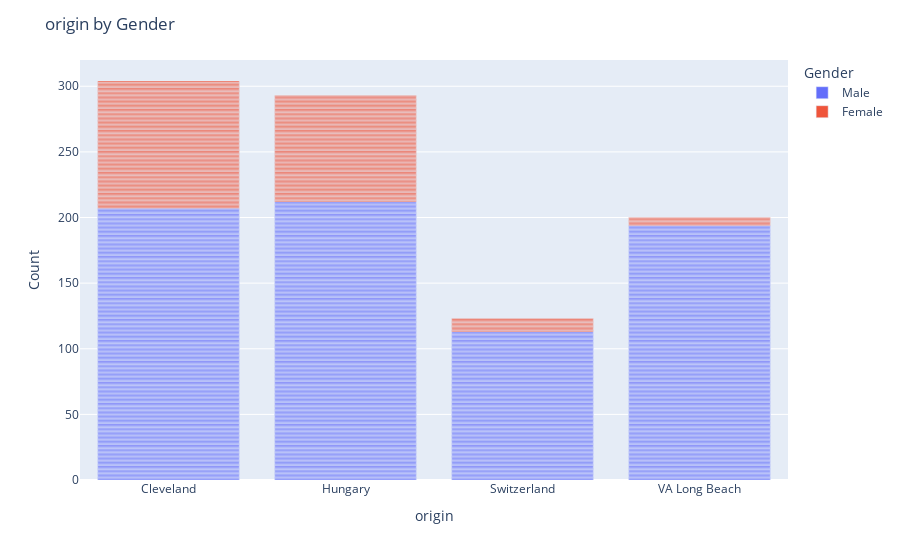

The notebook cell saved with this chart:
### Code cell
# countplot  using plotly

fig = px.bar(df, x='origin' ,color='sex')
fig.update_layout(title='origin by Gender', xaxis_title='origin', yaxis_title='Count', legend_title='Gender')
fig.show()

# Print the value count of dataset column grouped by sex 

print(df.groupby('origin')['sex'].value_counts())
print('-------------------------------------------------')

### Figure 1 — Plotly figure (JSON) as saved in the notebook; plotly's stock layout.template omitted (floating-point values rounded to 4 significant figures; data arrays with more than 128 entries replaced by an {"elided": "..."} marker saying what was removed)
{"data": [{"alignmentgroup": "True", "hovertemplate": "sex=Male<br>origin=%{x}<br>count=%{y}<extra></extra>", "legendgroup": "Male", "marker": {"color": "#636efa", "pattern": {"shape": ""}}, "name": "Male", "offsetgroup": "Male", "orientation": "v", "showlegend": true, "textposition": "auto", "type": "bar", "x": {"elided": "726 str values"}, "xaxis": "x", "y": {"elided": "726 int values"}, "yaxis": "y"}, {"alignmentgroup": "True", "hovertemplate": "sex=Female<br>origin=%{x}<br>count=%{y}<extra></extra>", "legendgroup": "Female", "marker": {"color": "#EF553B", "pattern": {"shape": ""}}, "name": "Female", "offsetgroup": "Female", "orientation": "v", "showlegend": true, "textposition": "auto", "type": "bar", "x": {"elided": "194 str values"}, "xaxis": "x", "y": {"elided": "194 int values"}, "yaxis": "y"}], "layout": {"barmode": "relative", "legend": {"title": {"text": "Gender"}, "tracegroupgap": 0}, "margin": {"t": 60}, "title": {"text": "origin by Gender"}, "xaxis": {"anchor": "y", "domain": [0, 1], "title": {"text": "origin"}}, "yaxis": {"anchor": "x", "domain": [0, 1], "title": {"text": "Count"}}}}
